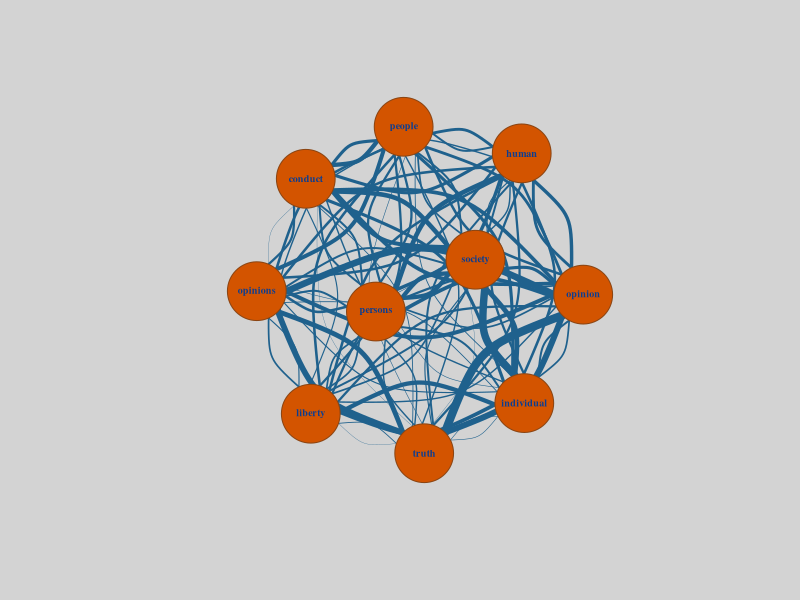

R code for this plot:
## ---- chunk 1

library(tidytext)
library(dplyr)
library(igraph)
library(tidyverse)
library(knitr)
library(kableExtra)

## ---- chunk 2

# Example full text (replace this with the actual text)
#text <- "Freedom and justice are essential for a fair society. #Liberty and equality are pillars of rights..."

text <- scan("On Liberty.txt", what = "character", sep = "\n")

text_df <- tibble(doc_id = 1:length(text), text = text)

text_df <- text_df %>%
  summarize(text = paste(text, collapse = " "))

## ---- chunk 3

# Create a single document identifier and tokenize
tokens <- text_df %>%
  mutate(doc_id = 1) %>%  # Adding a single document identifier
  unnest_tokens(word, text) %>%
  anti_join(stop_words, by = "word")  # Remove common stopwords

# Calculate term frequency (TF) by counting occurrences of each word
word_counts <- tokens %>%
  count(doc_id, word, sort = TRUE)

# Display the top 10 most frequent words
# Select only the "word" and "n" columns and rename "n" to "Frequency"
word_counts %>%
  select(word, n) %>%
  head(10) %>%
  rename(Frequency = n, Word = word) %>%  # Rename columns for better display
  kable("html", caption = "Top 10 Most Frequent Words") %>%
  kable_styling(full_width = FALSE, bootstrap_options = c("striped", "hover", "condensed"), position = "center") %>%
  column_spec(1, width = "5em")  # Set width for the first column only

  
## ---- chunk 4

# Filter tokens to include only the top terms
filtered_tokens <- tokens %>%
  filter(word %in% word_counts$word[1:10]) %>%
  mutate(word_id = row_number())  # Re-assign word IDs after filtering

# Set window size for co-occurrences
window_size <- 1

# Create sliding windows and co-occurrence pairs using only the top terms
word_pairs <- filtered_tokens %>%
  crossing(window = 1:window_size) %>%
  mutate(window_id = word_id + window) %>%
  inner_join(
    filtered_tokens %>% select(word_id, word_y = word),
    by = c("window_id" = "word_id")
  ) %>%
  rename(word_x = word) %>%
  filter(word_x != word_y) %>%
  count(word_x, word_y, sort = TRUE)


# Create a kable table to display the top 10 word pairs by co-occurrence frequency
word_pairs %>%
  head(10) %>%  # Show only the top 10 pairs for simplicity
  kable("html", col.names = c("Word 1", "Word 2", "Frequency"), caption = "Top 10 Word Co-Occurrences") %>%
  kable_styling(full_width = FALSE, bootstrap_options = c("striped", "hover", "condensed"), position = "center") %>%
  column_spec(1, width = "5em")  # Set width for the first column only


## ---- chunk 5

# Create co-occurrence matrix
cooccurrence_matrix <- word_pairs %>%
  pivot_wider(names_from = word_x, values_from = n, values_fill = 0) %>%
  column_to_rownames(var = "word_y") %>%
  as.matrix()

## ---- chunk 6
#| fig.align: "center"

# Build graph from co-occurrence pairs
graph <- graph_from_data_frame(word_pairs, directed = FALSE)

par(bg = "lightgray")  # Set background color for the plot

plot(graph, 
     layout = layout_with_fr(graph),
     vertex.size = degree(graph) * 2,               # Node size based on degree
     vertex.color = "#D35400",                      # Dark burnt orange for nodes
     vertex.frame.color = "#8B4513",                # Darker brown for node borders
     vertex.label.color = "#0B3D91",                # Navy blue for label text for high contrast
     vertex.label.cex = 0.6,                        # Font size for labels
     vertex.label.font = 2,                         # Bold font for labels
     edge.color = "#1F618D",                        # Rich navy blue for edges
     edge.width = E(graph)$n / max(E(graph)$n) * 8,  # Edge thickness based on co-occurrence
     edge.arrow.size = 0                           # Remove arrows for undirected edges
)
